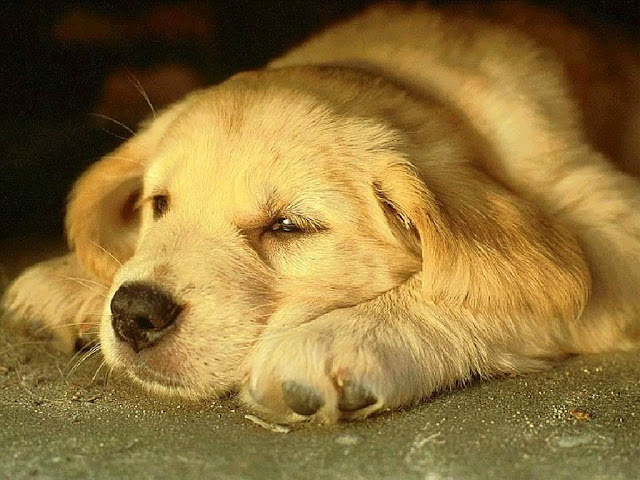
%> input picture Image_Processing_prt3/pies.jpg, 640 x 480 px
$ octave zad2.m   (GNU Octave 9; MATLAB toolbox functions it lacks are replaced by stand-ins)
%> lines starting %> are read from the running program, lines starting %| are printed output that depends on the picture
clc
clear all
close all

y = imfinfo('pies.jpg');
im = imread('pies.jpg');
%> im is the input picture: size 480x640x3 uint8; mean R, G, B 141.6, 113.7, 56.8
img = rgb2gray(im);
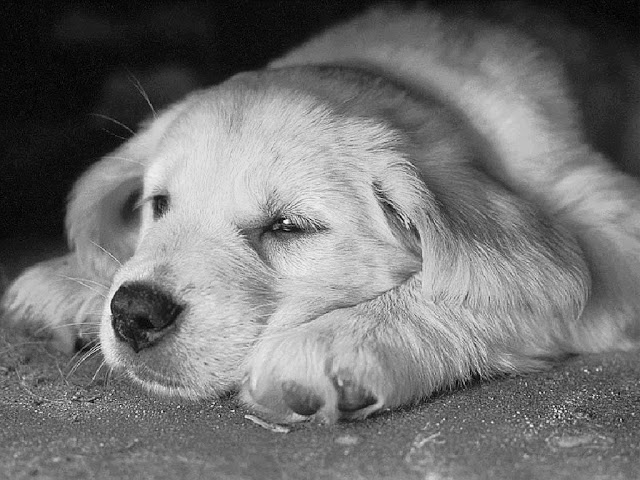
%> img: size 480x640 uint8; min 0, max 250, mean 115.5

Id = im2double(img);

figure(1)
subplot(4,2,1), imhist(Id);
subplot(4,2,2), imshow(Id); title('orginal image');
%% Potega
Out1 = 1*(Id.^2);   % c = 2
Out2 = 1*(Id.^3);   % c = 3
Out3 = 1*(Id.^4);   % c = 4 wraz ze wzrostem c obraz jest bardziej przyciemniony
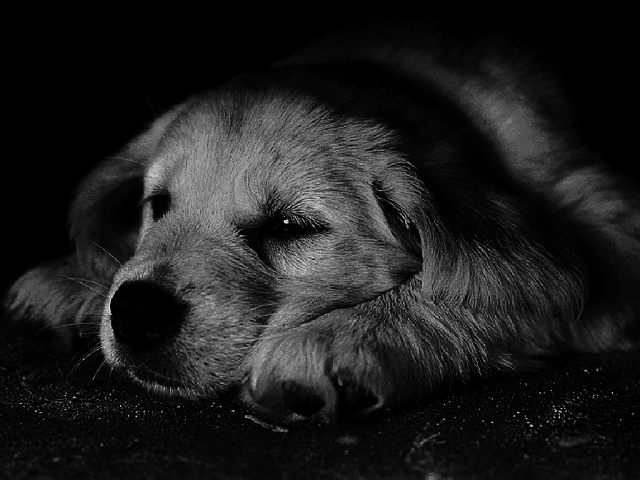
%> Out3: size 480x640 double; min 0, max 0.924, mean 0.118

subplot(4,2,3), imhist(Out1);
subplot(4,2,4), imshow(Out1); title('Power image 1');

subplot(4,2,5), imhist(Out2);
subplot(4,2,6), imshow(Out2); title('Power image 2');

subplot(4,2,7), imhist(Out3);
subplot(4,2,8), imshow(Out3); title('Power image 3');
%% Exponenta

%ex1 = 0.3*exp(Id);
%ex2 = 0.2*exp(Id);
%ex3 = 0.1*exp(Id);

ex1 = 1*(((1+0.6).^(Id))-1);
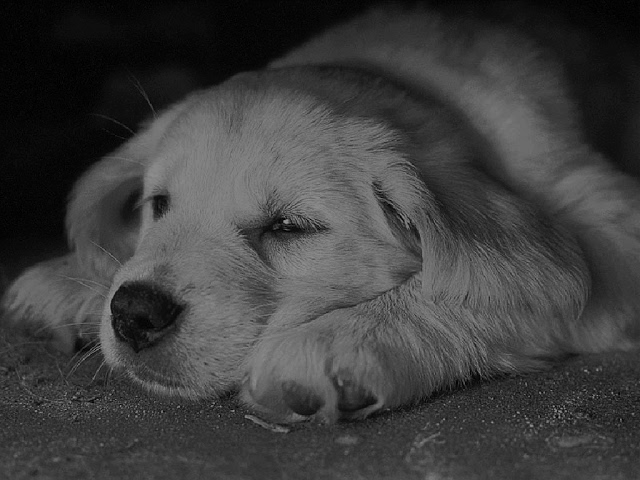
%> ex1: size 480x640 double; min 0, max 0.585, mean 0.245
ex2 = 2*(((1+0.6).^(Id))-1);
ex3 = 5*(((1+0.6).^(Id))-1);

figure(2)

subplot(4,2,1), imhist(Id);
subplot(4,2,2), imshow(Id); title('orginal image');

subplot(4,2,3), imhist(ex1);
subplot(4,2,4), imshow(ex1); title('Exp image 1');

subplot(4,2,5), imhist(ex2);
subplot(4,2,6), imshow(ex2); title('Exp2 image 2');

subplot(4,2,7), imhist(ex3);
subplot(4,2,8), imshow(ex3); title('Exp3 image 3');
%> after `imshow(ex3)`:
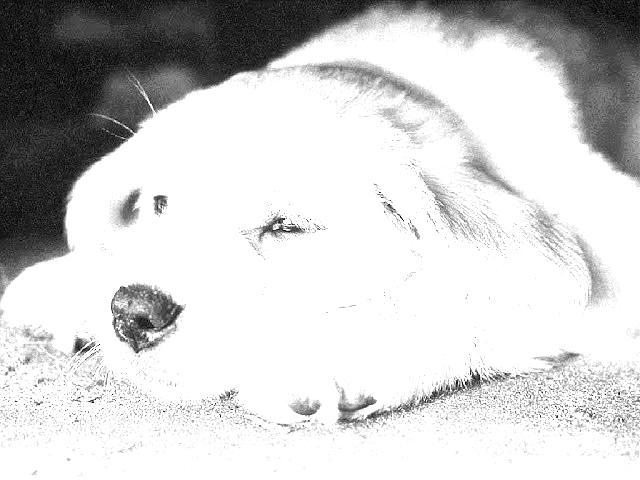
%> displayed picture: size 480x640, on the screen's scale of 0 to 255; min 0, max 255, mean 207
%> after `title('Exp3 image 3')`:
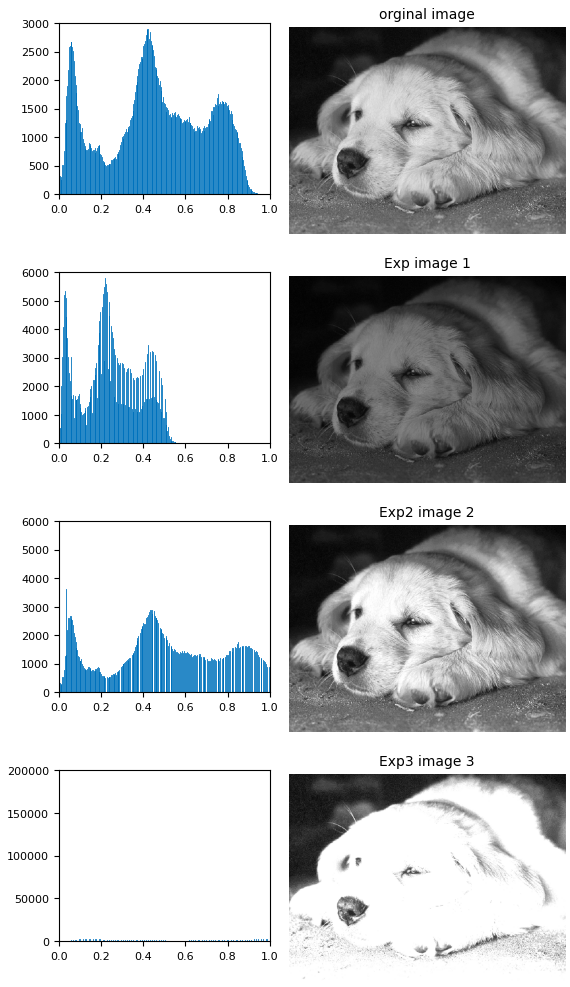
%> figure redrawn from the program's plot data, 8 panels
%% Porównanie
figure(3)

subplot(3,2,1), imshow(Out1); title('Power image 1');
subplot(3,2,3), imshow(Out2); title('Power image 2');
subplot(3,2,5), imshow(Out3); title('Power image 3');

subplot(3,2,2), imshow(ex1); title('Exp image 1');
subplot(3,2,4), imshow(ex2); title('Exp image 2');
subplot(3,2,6), imshow(ex3); title('Exp image 3');


dt = 0.01;
x = 0:dt:1-dt;

ex11 = 1*(((1+0.6).^(x))-1);
ex22 = 2*(((1+0.6).^(x))-1);
ex33 = 5*(((1+0.6).^(x))-1);
figure(5)
subplot(1,3,1)
plot(x,ex11)
title('c=1')
subplot(1,3,2)
plot(x,ex22)
title('c=2')
subplot(1,3,3)
plot(x,ex33)
title('c=5')
%> figure, not shown here; panel 1: curve peaks at x = 0.99, y = 0.592; panel 2: curve peaks at x = 0.99, y = 1.18; panel 3: curve peaks at x = 0.99, y = 2.96

figure(6)
plot(x,ex11)
hold on
plot(x,ex22,'r')
plot(x,ex33,'m')
%> figure, not shown here; curve peaks at x = 0.99, y = 0.592; curve peaks at x = 0.99, y = 1.18; curve peaks at x = 0.99, y = 2.96


eex1 = 2*(((1+0.3).^(x))-1);
eex2 = 2*(((1+0.4).^(x))-1);
eex3 = 2*(((1+0.6).^(x))-1);

figure(7)
subplot(1,3,1)
plot(x,eex1)
title('alfa = 0.3')
subplot(1,3,2)
plot(x,eex2)
title('alfa = 0.4')
subplot(1,3,3)
plot(x,eex3)
title('alfa = 0.6')
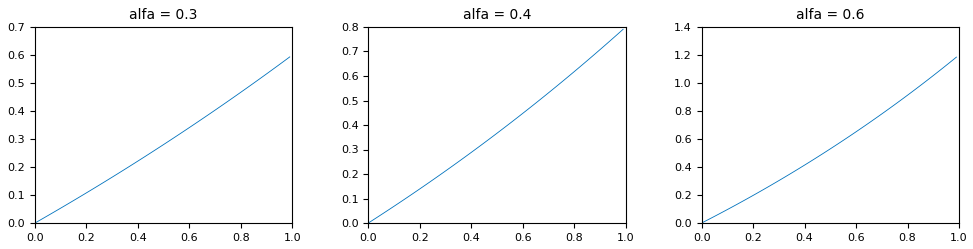
%> figure redrawn from the program's plot data, 3 panels; panel 1: curve peaks at x = 0.99, y = 0.593; panel 2: curve peaks at x = 0.99, y = 0.791; panel 3: curve peaks at x = 0.99, y = 1.18

figure(8)
plot(x,eex1)
hold on
plot(x,eex2,'r')
plot(x,eex3,'m')
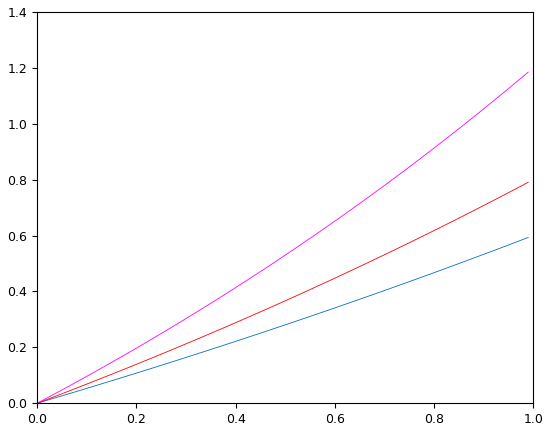
%> figure redrawn from the program's plot data; curve peaks at x = 0.99, y = 0.593; curve peaks at x = 0.99, y = 0.791; curve peaks at x = 0.99, y = 1.18
